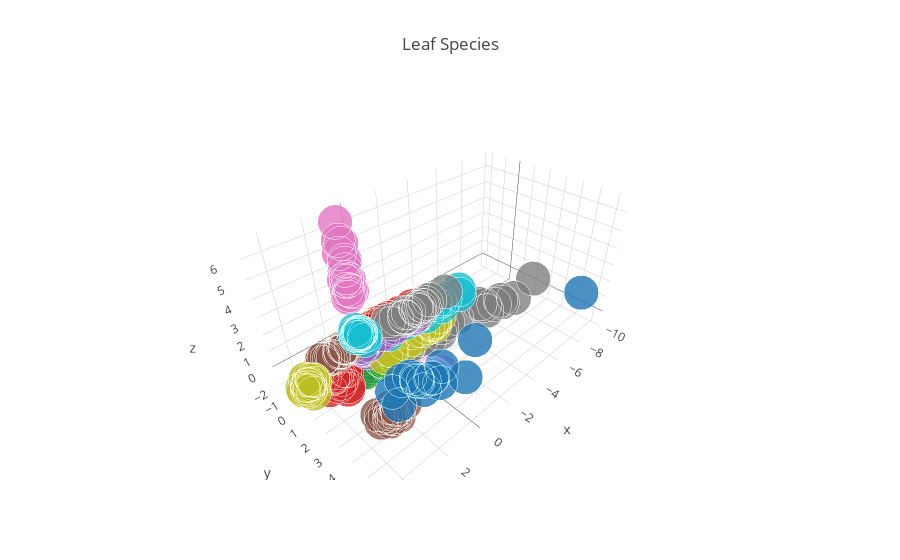

Source (notebook cell):
### Markdown cell above
From the previous plot we can see that with just 2 principal components it can be very diffucult to classify some leaf species. 

Let's try to visualize the first 3 principal components and see what we can get:

### Code cell
traces = []

for name in numpy.unique(y):
    trace = go.Scatter3d(
        x=Y[y==name,0],
        y=Y[y==name,1],
        z=Y[y==name,2],
        mode="markers",
        name=name,
        marker=go.Marker(
            size=12,
            line=go.Line(
                color="rgba(217, 217, 217, 0.14)",
                width=0.5),
            opacity=0.8))
    traces.append(trace)
   
layout = go.Layout(
    title= "Leaf Species",
    hovermode= "closest",
    xaxis= dict(
        title= "Principal Component 1",
        ticklen= 5,
        zeroline= False,
        gridwidth= 2,
    ),
    yaxis=dict(
        title= "Principal Component 2",
        ticklen= 5,
        gridwidth= 2,
    ),
    showlegend= False
)

fig = go.Figure(data=go.Data(traces), layout=layout)
po.iplot(fig)
